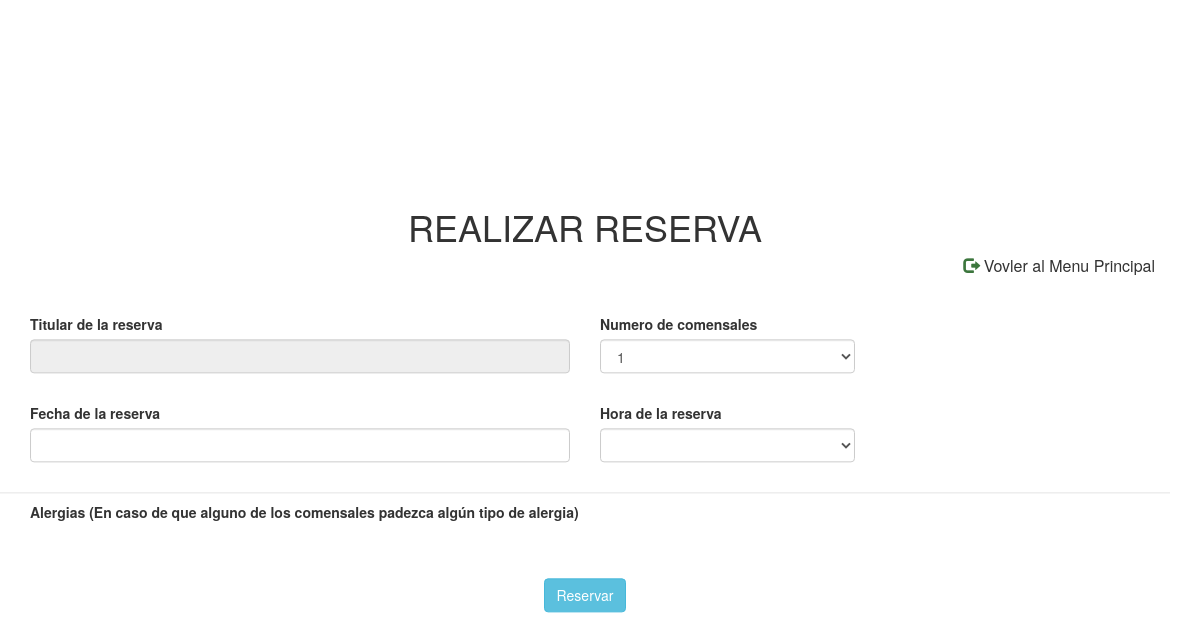
Before: /paginas/paginaReserva.php (signed in) with the older database file.
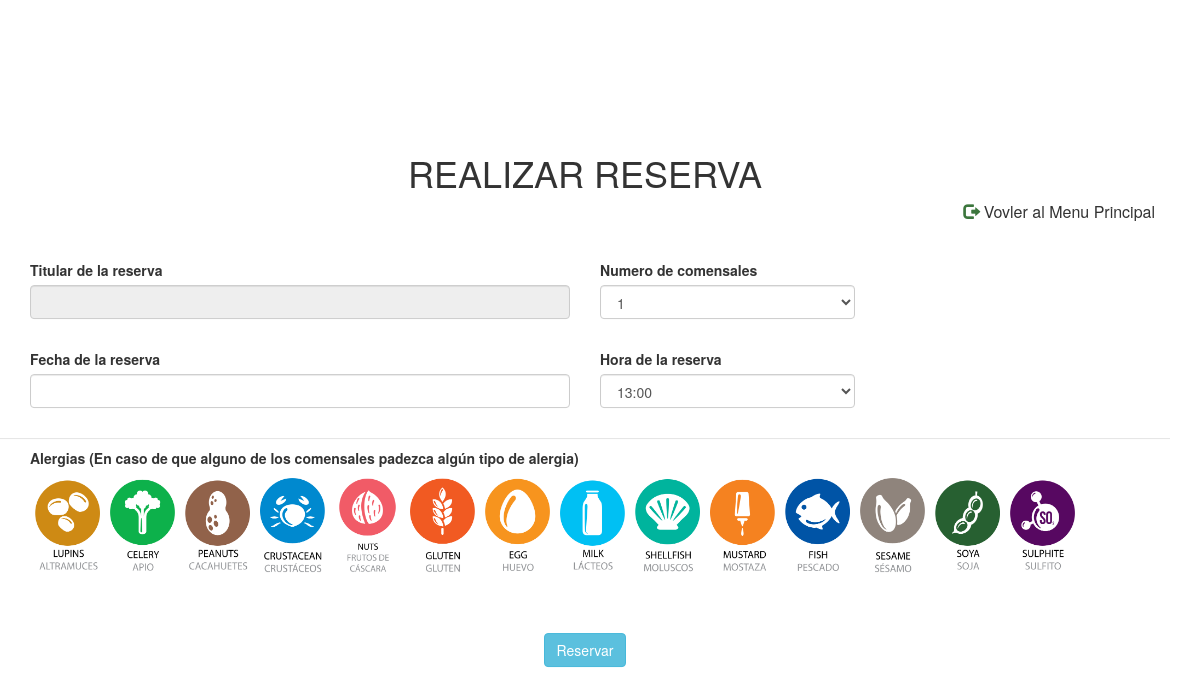
After: the same page with the newer database file.
### tables this page shows
CREATE TABLE IF NOT EXISTS alergeno(
  id_alergeno TINYINT UNSIGNED PRIMARY KEY AUTO_INCREMENT,
  nombre VARCHAR(15) NOT NULL,
  foto VARCHAR(100) DEFAULT NULL,
  is_delete CHAR(1) NOT NULL DEFAULT 0
);

### procedimientos/procedimientos.php (called while the page is built, shortened)
<?php
require_once '../conexion/conexion.php';
class procedimientos{
    public $conexion;
    public $resultado;
    public function conect(){
        $obj = new conexion();
        $this->conexion = new mysqli($obj->getServer(), $obj->getUser(), $obj->getPass(),$obj->getDataBase());
        $this->conexion->set_charset("UTF8");
    }
    public function consultas($query){
        $this->resultado = $this->conexion->query($query);
    }
    public function consultasPreparadas($query){
        return $this->resultado = $this->conexion->prepare($query);
    }
    public function devolverFilas(){
        return $this->resultado->fetch_array();
    }
}

### conexion/conexion.php (called while the page is built, shortened)
<?php
class conexion{
    private $server = "localhost";
    private $user = "root";
    private $pass = "";
    private $dataBase = "restaurante";
    public function getServer(){
        return $this->server;
    }
    public function getUser(){
        return $this->user;
    }
    public function getPass(){
        return $this->pass;
    }
    public function getDataBase(){
        return $this->dataBase;
    }
}

### paginas/paginaReserva.php (the view, shortened to what this page needs)
<?php
include_once '../procedimientos/procedimientos.php';
$conexion = new procedimientos();
$conexion->conect();
?>
<html>
<head>
    <link type="text/css" href="../sources/bootstrap.css" rel="stylesheet">
    <link type="text/css" href="../sources/cssPropio.css" rel ="stylesheet">
    <link href="//maxcdn.bootstrapcdn.com/font-awesome/4.2.0/css/font-awesome.min.css" rel="stylesheet">
    <link rel="stylesheet" href="http://code.jquery.com/ui/1.12.1/themes/blitzer/jquery-ui.css">
    <link rel="stylesheet" href="https://ajax.googleapis.com/ajax/libs/jqueryui/1.12.1/themes/smoothness/jquery-ui.css">
    <link href="../sources/jquery.growl.css" rel="stylesheet" type="text/css" />
</head>
<body>
<div class="container caja">
    <div id="formulario" class="row container">
        <div class="col-md-12 text-center"><h1><p>REALIZAR RESERVA</p></h1></div>
        <div class="pull-right" style="margin-bottom: 40px;">
            <h4 class="panel-title">
                <a href="../paginas/paginaPrincipal.php"><span class="glyphicon glyphicon-log-out text-success"></span> Vovler al Menu Principal</a>
            </h4>
        </div>
        <form action="../consultas/realizarReserva.php" method="POST">
            <div class="row">
                <div class="col-md-12 form-group">
                    <div class="col-md-6 form-group">
                        <label for="nombre" class="control-label">Titular de la reserva</label>
                        <input type="text" name="nombre" id="nombre" class="form-control" maxlength="20" value="<?php echo $nombre. ' '. $apellidos ?>" disabled>
                    </div>
                    <div class="col-md-3 form-group">
                        <label for="comensales" class="control-label">Numero de comensales</label>
                        <select name="comensales" class="form-control" id="comensales" required>
                            <?php
                            for($i = 1; $i <= 40; $i++ ){
                                echo '<option value="'.$i.'">'.$i.'</option>';
                            }
                            ?>
                        </select>
                    </div>
                </div>
                <div class="col-md-12 form-group">
                    <div class="col-md-6 form-group">
                        <label for="fecha" class="control-label">Fecha de la reserva</label>
                        <input type="text" name="fecha" id="fecha" class="form-control" required>
                    </div>
                    <div class="col-md-3 form-group">
                        <label for="hora" class="control-label">Hora de la reserva</label>
                        <select name="hora" class="form-control" id="hora" required>
                            <?php
                            $sql = "SELECT * FROM hora_reserva";
                            $conexion->consultas($sql);
                            while($resultado = $conexion->devolverFilas()){
                                echo '<option value="'.$resultado["id_hora"].'">'.$resultado["hora"].'</option>';
                            }
                            ?>
                        </select>
                    </div>
                </div>
                <div class="divider"></div>
                <div class="col-md-12 form-group">
                    <div class="col-md-12 form-group">
                        <label for="nombre" class="control-label">Alergias (En caso de que alguno de los comensales padezca algún tipo de alergia)</label>
                        <?php
                        $query = "SELECT * FROM alergeno";
                        $conexion->consultas($query);echo '
                        <table class="table-responsive">
                            <tr>';
                        while($resultado = $conexion->devolverFilas()){echo'
                                <td>
                                    <label id="contenedorImagen">
                                        <input type="checkbox" class="checkImagen" id="alergeno" name="alergeno[]" value="'.$resultado["id_alergeno"].'"/>';
                            if($resultado["foto"] == "NULL"){
                                echo '<img src="../imagenes/imagen-no-disponible.gif" id="imagen'.$resultado["id_alergeno"].'"/>';
                            }else{
                                echo '<img src="../imagenes/alergenos/'.$resultado["foto"].'" id="imagen'.$resultado["id_alergeno"].'"/>';
                            }echo'
                                    </label>
                                </td>';
                        }   echo '
                            </tr>
                        </table>';
                        ?>
                    </div>
                </div>
            </div>
            <div class="col-md-12 espacios" id="resultado"></div>
            <div class="col-md-12 text-center" id="boton">
                <button type="submit" class="btn btn-info" id="submit">Reservar</button>
            </div>
        </form>
    </div>
</div>
</body>
</html>

### sources/cssPropio.css (style rules this page uses)
body { margin: 0 auto; position: relative!important; width: 100%!important; height: 100%; }
.caja { background-color: white; height: 100%; }
#formulario { position: relative;!important; top: 50%; left: 50%; transform: translate3D(-50%, -50%, 0); }
.espacios { margin-top: 20px; margin-right: 20px; }
.divider { height: 1px; width:100%; display:block; margin: 9px 0; overflow: hidden; background-color: #e5e5e5; }
#contenedorImagen img { width: 75px; border: 5px solid transparent; }

Changed rows visible on the page:
added alergeno: foto (picture)
added alergeno: foto (picture)
added alergeno: foto (picture)
added alergeno: foto (picture)
added alergeno: foto (picture)
added alergeno: foto (picture)
added alergeno: foto (picture)
added alergeno: foto (picture)
added alergeno: foto (picture)
added alergeno: foto (picture)
added alergeno: foto (picture)
added alergeno: foto (picture)
added alergeno: foto (picture)
added alergeno: foto (picture)
Other visible differences:
form field hora: (not shown) → "13:00"
